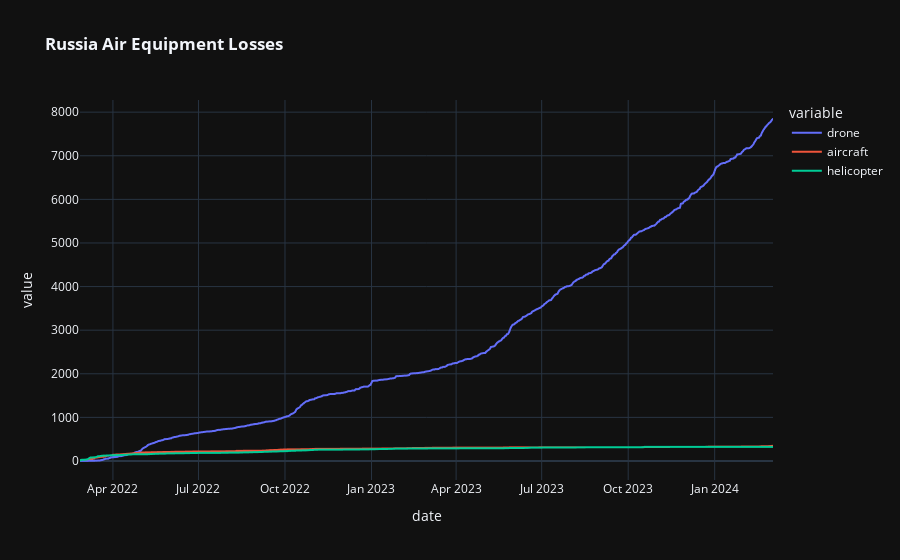

The notebook cell this image was saved under:
### Code cell
import plotly.express as px

fig = px.line(df2, x='date', y=['drone', 'aircraft', 'helicopter'], template='plotly_dark', title='<b>Russia Air Equipment Losses</b>')
fig.update_layout(plot_bgcolor='rgba(0,0,0,0)')
fig.show()

### Figure 1 — Plotly figure (JSON) as saved in the notebook; plotly's stock layout.template omitted (floating-point values rounded to 4 significant figures; data arrays with more than 128 entries replaced by an {"elided": "..."} marker saying what was removed)
{"data": [{"hovertemplate": "variable=drone<br>date=%{x}<br>value=%{y}<extra></extra>", "legendgroup": "drone", "line": {"color": "#636efa", "dash": "solid"}, "marker": {"symbol": "circle"}, "mode": "lines", "name": "drone", "showlegend": true, "type": "scattergl", "x": {"elided": "738 str values"}, "xaxis": "x", "y": {"elided": "738 int values"}, "yaxis": "y"}, {"hovertemplate": "variable=aircraft<br>date=%{x}<br>value=%{y}<extra></extra>", "legendgroup": "aircraft", "line": {"color": "#EF553B", "dash": "solid"}, "marker": {"symbol": "circle"}, "mode": "lines", "name": "aircraft", "showlegend": true, "type": "scattergl", "x": {"elided": "738 str values"}, "xaxis": "x", "y": {"elided": "738 int values"}, "yaxis": "y"}, {"hovertemplate": "variable=helicopter<br>date=%{x}<br>value=%{y}<extra></extra>", "legendgroup": "helicopter", "line": {"color": "#00cc96", "dash": "solid"}, "marker": {"symbol": "circle"}, "mode": "lines", "name": "helicopter", "showlegend": true, "type": "scattergl", "x": {"elided": "738 str values"}, "xaxis": "x", "y": {"elided": "738 int values"}, "yaxis": "y"}], "layout": {"legend": {"title": {"text": "variable"}, "tracegroupgap": 0}, "plot_bgcolor": "rgba(0,0,0,0)", "title": {"text": "<b>Russia Air Equipment Losses</b>"}, "xaxis": {"anchor": "y", "domain": [0, 1], "title": {"text": "date"}}, "yaxis": {"anchor": "x", "domain": [0, 1], "title": {"text": "value"}}}}
